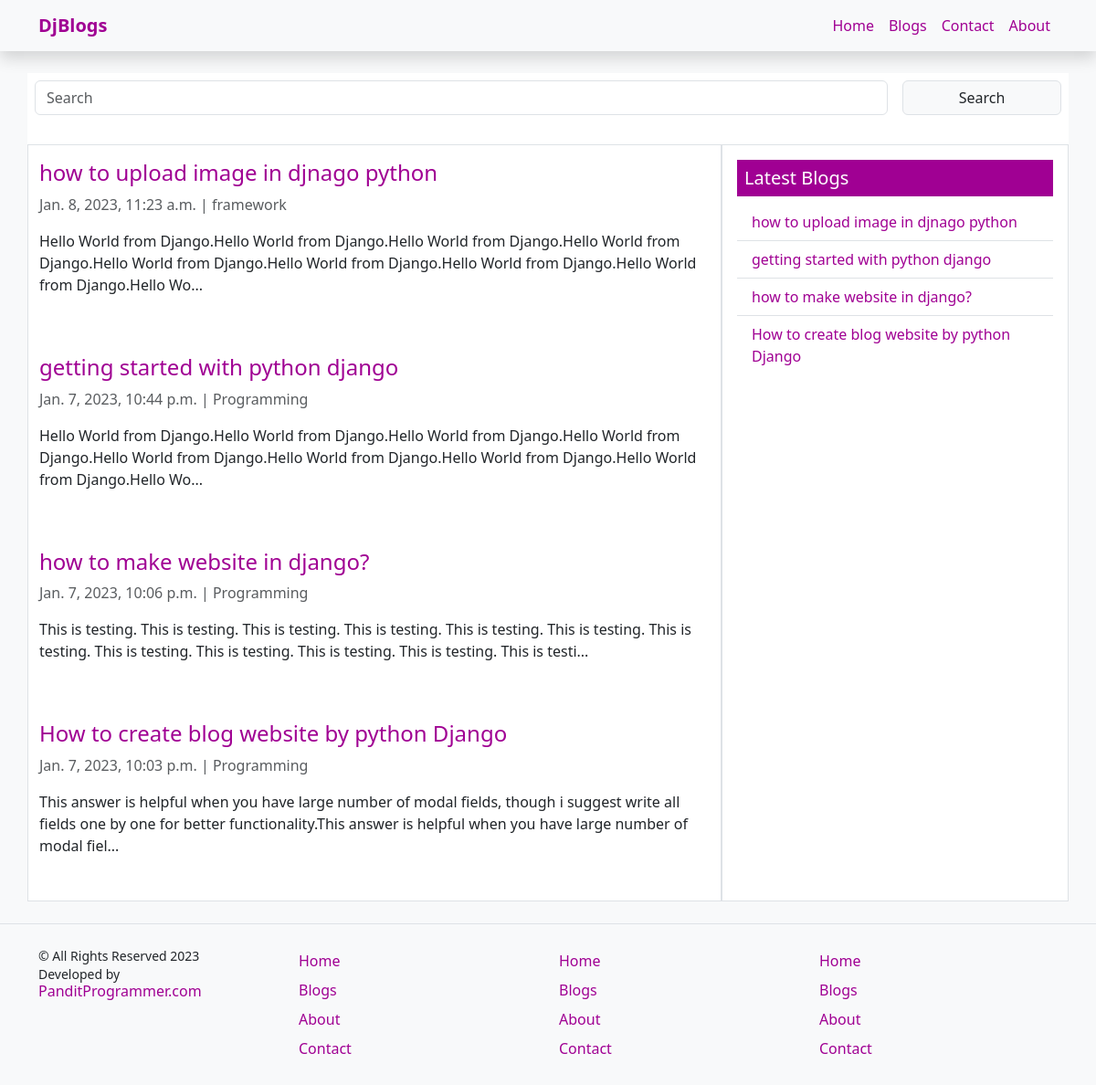
Page /blogs/ on the earlier database version.
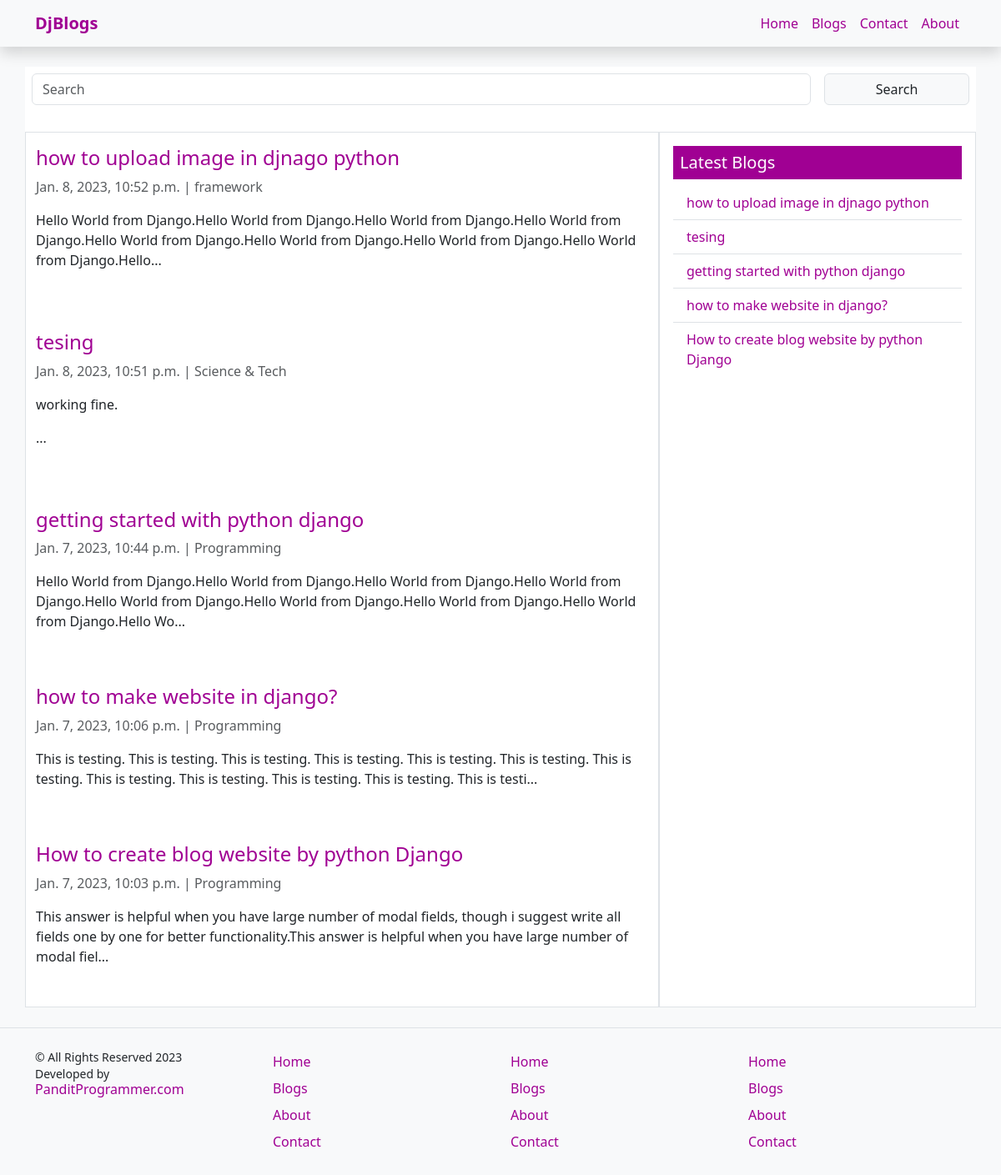
Same page on the later database version.
### blogs/models.py (models this page shows)
class Blogs(models.Model):
    slug = models.SlugField(unique=True)
    title = models.CharField(max_length=255)
    category = models.CharField(max_length=100)
    description = HTMLField()
    img = models.ImageField(upload_to="images/")
    added_on = models.DateTimeField(auto_now_add=True)
    updated_on = models.DateTimeField(auto_now=True)

### djangotutorials/views.py (the view)
# urls.py: path('blogs/',views.blogs), # blog page
def blogs(request):
    allBlogs = searchBlogs = Blogs.objects.all().order_by("-updated_on")
    search = ""
    if 'search' in request.GET:
        search = request.GET['search'].strip()
        searchBlogs = Blogs.objects.filter(title__contains=search)
    return render(request,"blogs.html",{"allBlogs":allBlogs,"searchBlogs":searchBlogs,"search":search})

### templates/blogs.html (shortened to what this page needs)
{% extends 'template.html' %}
{% block mainContent %}
  <main class="container">
    <form action="" method="get" class="row my-4 form">
      <div class="col-lg-10 col-md-8 col-sm-12 p-2">
        <input type="search" class="form-control" name="search" id="search" value="{{ search }}" placeholder="Search" />
      </div>
      <div class="col-lg-2 col-md-4 col-sm-12 p-2">
        <button type="submit" class="btn btn-light w-100 border">Search</button>
      </div>
    </form>
    <div class="row my-4">
      <div class="col-md-8 border">
        <div class="row">
          {% for blog in searchBlogs %}
            <div class="col-12 gy-3 mb-3">
              <div class="">
                <h1 class="h4"><a href="/blogs/{{ blog.slug }}" class="link-primary text-decoration-none">{{ blog.title }}</a></h1>
                <p class="text-muted">{{ blog.updated_on }} | {{ blog.category }}</p>
              </div>
              <p class="mb-2">{{ blog.description|slice:':200'|safe }}...</p>
            </div>
            {% empty %}
            <h1 class="h4">No Result Found!</h1>
          {% endfor %}
        </div>
      </div>
      <div class="col-md-4 p-3 border">
        <div class="bg-primary">
          <h1 class="h5 p-2 text-white">Latest Blogs</h1>
        </div>
        <ul class="list-group list-group-flush">
          {% for blog in allBlogs %}
            <a href="/blogs/{{ blog.slug }}" class="list-group-item list-group-item-action">{{ blog.title }}</a>
          {% endfor %}
        </ul>
      </div>
    </div>
  </main>
{% endblock %}

Differences in the rows shown:
changed Blogs "how to upload image in djnago python": updated_on "Jan. 8, 2023, 11:23 a.m." → "Jan. 8, 2023, 10:52 p.m."; description "…Django.Hello World from Django.Hello Wo" → "…Django.Hello World from Django.Hello"
added Blogs: title "tesing", updated_on "Jan. 8, 2023, 10:51 p.m.", category "Science & Tech", description "working fine."
